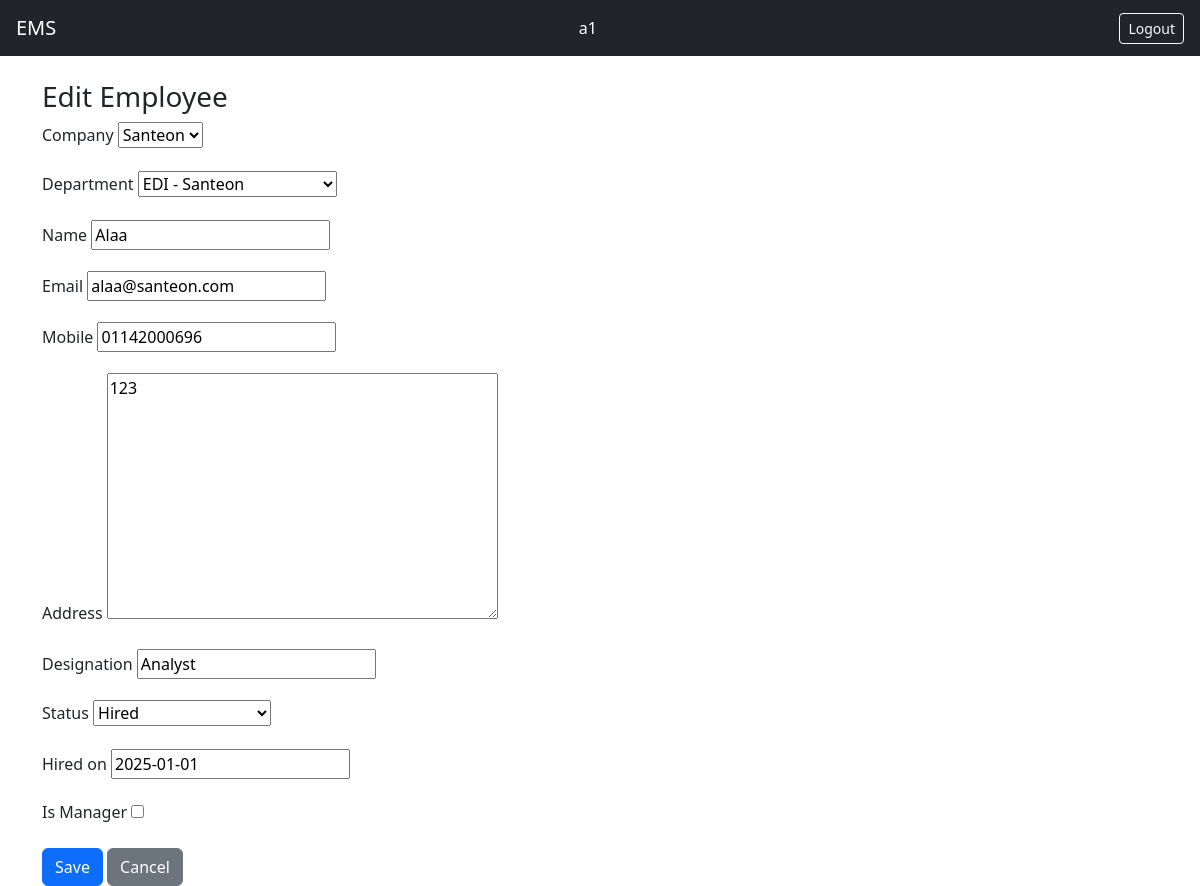
The app's page /employees/8/edit/ (signed in) with its own data.
### employees/models.py (models this page shows, shortened)
class Employee(models.Model):
    STATUS_CHOICES = [
        ('application', 'Application Received'),
        ('interview', 'Interview Scheduled'),
        ('hired', 'Hired'),
        ('rejected', 'Not Accepted'),
    ]
    company = models.ForeignKey(Company, on_delete=models.PROTECT, related_name='employees')
    department = models.ForeignKey(Department, on_delete=models.PROTECT, related_name='employees')
    status = models.CharField(max_length=20, choices=STATUS_CHOICES)
    name = models.CharField(max_length=255)
    email = models.EmailField(unique=True)
    mobile = models.CharField(max_length=22, unique=True)
    address = models.TextField()
    designation = models.CharField(max_length=255)
    hired_on = models.DateField(null=True, blank=True) # Can be null if not hired yet
    user = models.OneToOneField(User, on_delete=models.CASCADE)

### ems/views.py (the view)
# urls.py: path('employees/<int:pk>/edit/', edit_employee, name='edit_employee'),
@login_required
def edit_employee(request, pk):
    employee = Employee.objects.get(pk=pk)
    user = request.user
    is_manager = user.groups.filter(name='Manager').exists()
    if not (user.is_superuser or (is_manager and employee.department == user.employee.department) or employee.user == user):
        return redirect('home')
    if request.method == 'POST':
        form = EmployeeForm(request.POST, instance=employee)
        if form.is_valid():
            employee = form.save()
            is_manager = form.cleaned_data.get('is_manager')
            manager_group = Group.objects.get(name='Manager')
            if is_manager:
                employee.user.groups.add(manager_group)
            else:
                employee.user.groups.remove(manager_group)
            return redirect('home')
    else:
        user_is_manager = employee.user.groups.filter(name='Manager').exists()
        form = EmployeeForm(
            instance=employee,
            initial={'is_manager': user_is_manager}
        )
    return render(
        request,
        'employees/form.html',
        {
            'form': form,
            'title': 'Edit Employee'
        }
    )

### employees/forms.py
class EmployeeForm(forms.ModelForm):
    is_manager = forms.BooleanField(
        required=False,
        label="Is Manager"
        )
    class Meta:
        model = Employee
        fields = [
            'company',
            'department',
            'name',
            'email',
            'mobile',
            'address',
            'designation',
            'status',
            'hired_on',
        ]

### companies/models.py (called while the page is built)
    def __str__(self):
        return self.name

    def __str__(self):
        return f"{self.name} - {self.company.name}"

### templates/employees/form.html (shortened to what this page needs)
{% extends "base.html" %}
{% block content %}
<h3>{{ title }}</h3>
<form method="post">
    {% for field in form %}
        <div class="mb-3">
            <label class="form-label">
                {{ field.label }}
            </label>
            {{ field }}
        </div>
    {% endfor %}
    <button class="btn btn-primary">
        Save
    </button>
    <a href="{% url 'home' %}"
       class="btn btn-secondary">
       Cancel
    </a>
</form>
{% endblock %}

### templates/base.html (shortened to what this page needs)
<!DOCTYPE html>
<html>
<head>
    <link href="https://cdn.jsdelivr.net/npm/bootstrap@5.3.2/dist/css/bootstrap.min.css" rel="stylesheet">
</head>
<body>
<nav class="navbar navbar-dark bg-dark px-3">
    <a class="navbar-brand text-white" href="/">EMS</a>
    {% if user.is_authenticated %}
        <span class="text-white me-3">
            {{ user.username }}
        </span>
        <form method="post"
            action="{% url 'logout' %}"
            style="display:inline;">
            <button type="submit"
                    class="btn btn-sm btn-outline-light">
                Logout
            </button>
        </form>
    {% endif %}
</nav>
<div class="container mt-4">
    {% block content %}{% endblock %}
</div>
</body>
</html>

### records on screen
Employee: form "Santeon" "EDI - Santeon" "Alaa" "alaa@santeon.com" "01142000696" "123" "Analyst" "Hired" "2025-01-01"

### other values on screen
{{ user.username }} "a1"
{{ title }} "Edit Employee"
{{ field.label }} "Company" "Department" "Name" "Email" "Mobile" "Address" "Designation" "Status" "Hired on" "Is Manager"
